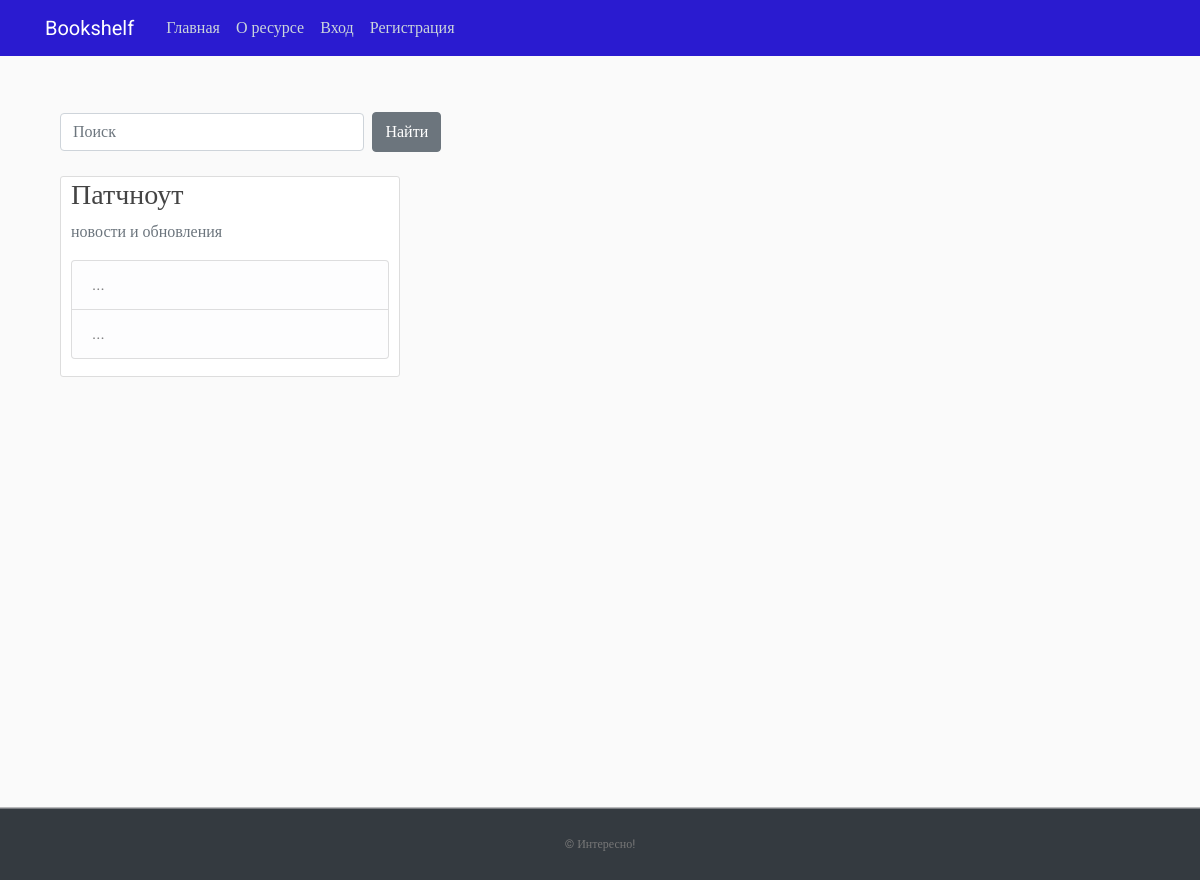
The app's page /, older data.
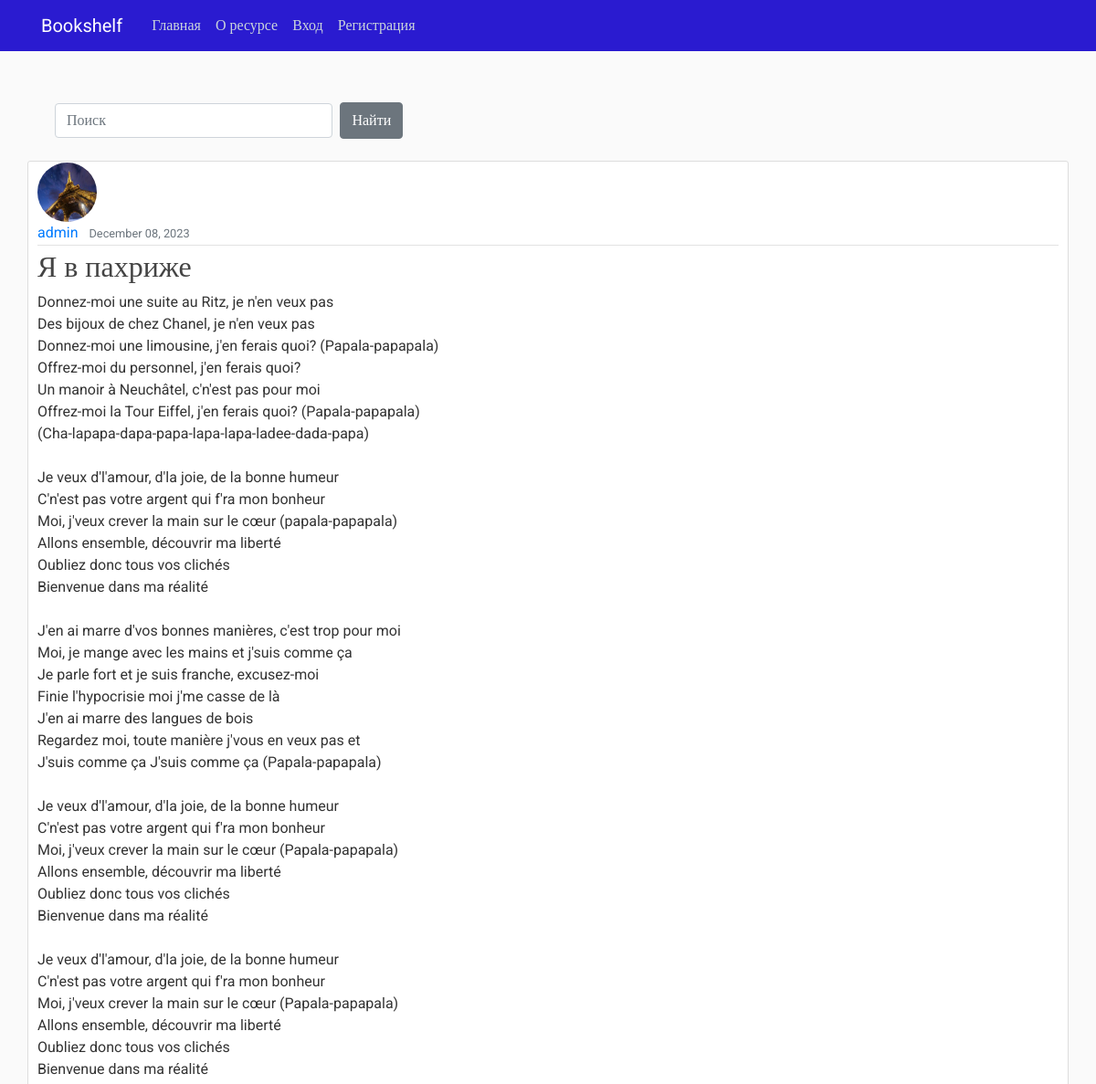
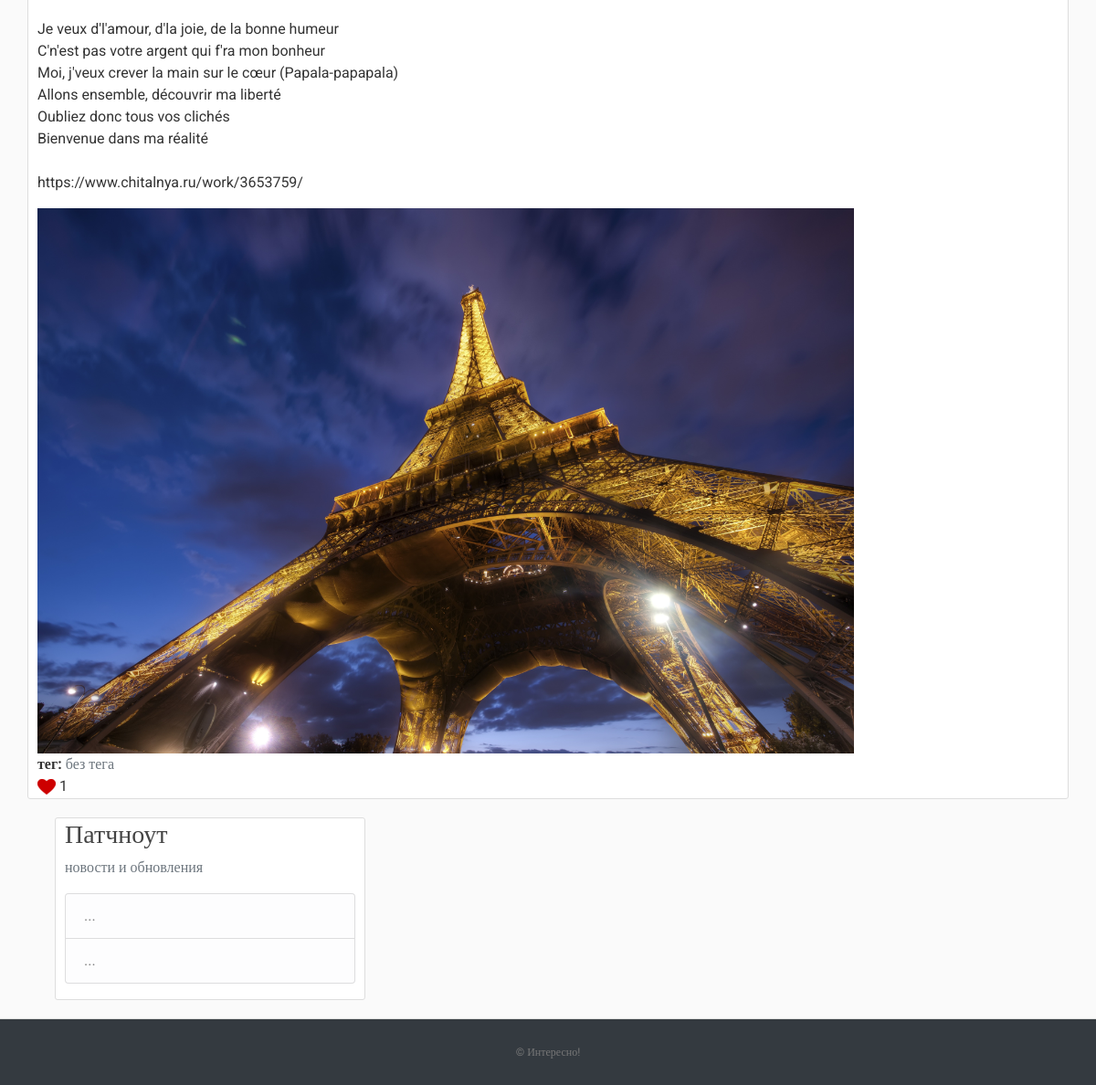
The same page, newer data (2 pictures, top to bottom).
### blog/models.py (models this page shows, shortened)
class Post(models.Model):
    title = models.CharField(max_length=100)
    content = models.TextField(max_length=2500)
    date_posted = models.DateTimeField(default=timezone.now)
    author = models.ForeignKey(USER_MODEL, on_delete=models.CASCADE)
    image = models.ImageField(default='chto.png', upload_to='profile_pics')
    pdf = models.FileField(validators=[FileExtensionValidator(['pdf'])], null="true", upload_to="blog/uploads")
    tag = models.CharField(max_length=20, null=True, default='без тега')

### users/models.py (models this page shows, shortened)
class Profile(models.Model):
    user = models.OneToOneField(User, on_delete=models.CASCADE)
    image = models.ImageField(default='default.jpg', upload_to='profile_pics')

### blog/views.py (the view)
# urls.py: path('', PostListView.as_view(), name='blog-home'),
class PostListView(ListView):
    model = Post
    template_name = 'blog/home.html'
    context_object_name = 'posts'
    ordering = ['-date_posted']

### blog/templates/blog/home.html (shortened to what this page needs)
﻿{% extends "blog/base.html" %}
{% load static %}
{% block content %}
<form method='GET' action="{% url 'search_posts' %}">
  <div class="grid row-gap-3 col-lg-8 d-flex align-items-center justify-content-between">
    <div class="top-0 start-0 p-0 g-col-6 col-lg-8"><input style="height:40px width:60%" type="text" name='q' class="align-line form-control" placeholder="Поиск"></div>
    <div class="p-2 g-col-6 col-lg-8"><input style="height:40px" class="btn btn-secondary" type='submit' value='Найти' class="itemss"></div>
    </div>
  </div>
    {% for post in posts %}
        <article class="content-section">
          <img class="rounded-circle article-img" src="{{ post.author.profile.image.url }}">
          <div class="media-body">
            <div class="article-metadata">
              <a class="mr-2" href="#">{{ post.author }}</a>
              <small class="text-muted">{{ post.date_posted|date:"F d, Y" }}</small>
            {% if user.is_authenticated %}
            </div>
            <h2><a class="article-title" href="{% url 'post-detail' post.id %}">{{ post.title }}</a></h2>
            <div>
            {% else %}
            </div>
            <h2>{{ post.title }}</h2>
            {% endif %}
            <div>
              <p class="article-content">{{ post.content }}</p>
              <img class="img-content" src="{{ post.image.url }}">
            </div>
            <div>
              <b>тег:</b> <a href='{% url 'post-list-tag' tag=post.tag %}' class="text-muted">{{ post.tag }}</a>
            </div>
            <div>
              <a><img src={% static "blog/lk.png" %}> {{ post.likes.count }}</a>
            </div>
          </div>
        </article>
    {% endfor %}
{% endblock content %}

Row changes from the older to the newer data that the page shows:
added Post: author.profile.image (picture), author "admin", date_posted "December 08, 2023", title "Я в пахриже", content "Donnez-moi une suite au Ritz, je n′en veux pas Des bijoux de chez Chanel, je n′en veux pas Donnez-moi une limousine, j′en ferais quoi? (Papala-papapala) Offrez-moi du personnel, j′en ferais quoi? Un manoir à Neuchâtel, c′n′est pas pour moi Offrez-moi la Tour Eiffel, j′en ferais quoi? (Papala-papapala) (Cha-lapapa-dapa-papa-lapa-lapa-ladee-dada-papa) Je veux d′l′amour, d′la joie, de la bonne humeur C′n′est pas votre argent qui f′ra mon bonheur Moi, j′veux crever la main sur le cœur (papala-papapala) Allons ensemble, découvrir ma liberté Oubliez donc tous vos clichés Bienvenue dans ma réalité J′en ai marre d′vos bonnes manières, c′est trop pour moi Moi, je mange avec les mains et j′suis comme…", image (picture), tag "без тега", likes.count "1"
